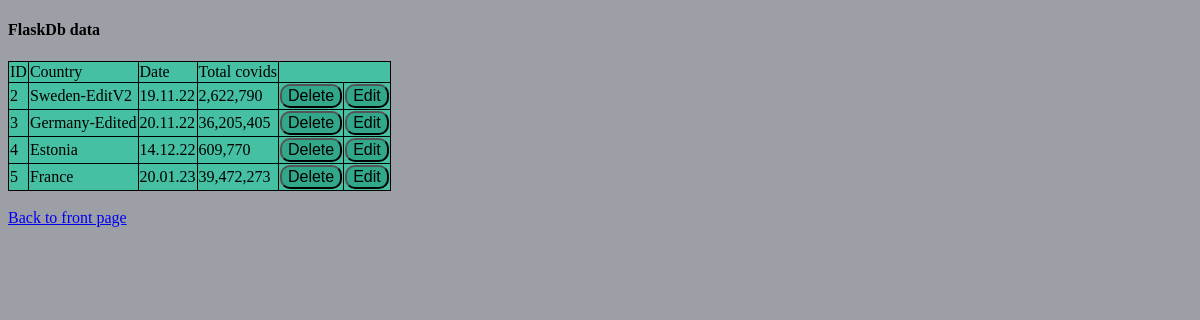
/view, run on the app's committed database.
### tables this page shows
CREATE TABLE COVID
                  (IDNUM INTEGER PRIMARY KEY AUTOINCREMENT,
                  COUNTRY TEXT,
                  DATE TEXT,
                  AMOUNT TEXT);

### covid.py (the view)
@covid.route('/view')
def view():
    connection = sqlite3.connect('Flaskdb.db')
    connection.row_factory = sqlite3.Row
    cursor = connection.cursor()
    cursor.execute('SELECT idnum,country,date,amount FROM COVID')
    rows = cursor.fetchall()
    return render_template('view.html',rows=rows)

### templates/view.html (shortened to what this page needs)
<!DOCTYPE html>
<html>
    <head>
        <link rel="stylesheet" href="{{ url_for('static', filename='css/styles.css') }}">
    </head>
    <body>
        <h4>FlaskDb data</h4>
        <table border="2">
            <thead>
                <td>ID</td>
                <td>Country</td>
                <td>Date</td>
                <td>Total covids</td>
            </thead>
            <tr>
            {%for row in rows %}
            <td>{{row['idnum']}}</td>
            <td>{{row['country']}}</td>
            <td>{{row['date']}}</td>
            <td>{{row['amount']}}</td>
            <form action ="/delCovid" method="post">
            <td><button class="Btn" type="submit">Delete</button></td>
        </form>
        <form action="/editCov"method="post">
            <td><button class="Btn" type="submit">Edit</button>
                <input type="hidden" value="{{row.idnum}}" name="editthis"></td>
        </form>
        </tr>
        {% endfor %}
        </table>
        <a href="/">Back to front page</a>
    </body>
</html>

### static/css/styles.css (style rules this page uses)
body { background-color: #9ca0a6; }
.Btn { background-color: #32a88b; font-size: 16px; border-radius: 10px; }
table,tr,td { border: 1px solid black; border-collapse: collapse; background-color: #46c0a2; }

### data on the page
COVID: idnum "2", country "Sweden-EditV2", date "19.11.22", amount "2,622,790"
COVID: idnum "3", country "Germany-Edited", date "20.11.22", amount "36,205,405"
COVID: idnum "4", country "Estonia", date "14.12.22", amount "609,770"
COVID: idnum "5", country "France", date "20.01.23", amount "39,472,273"
